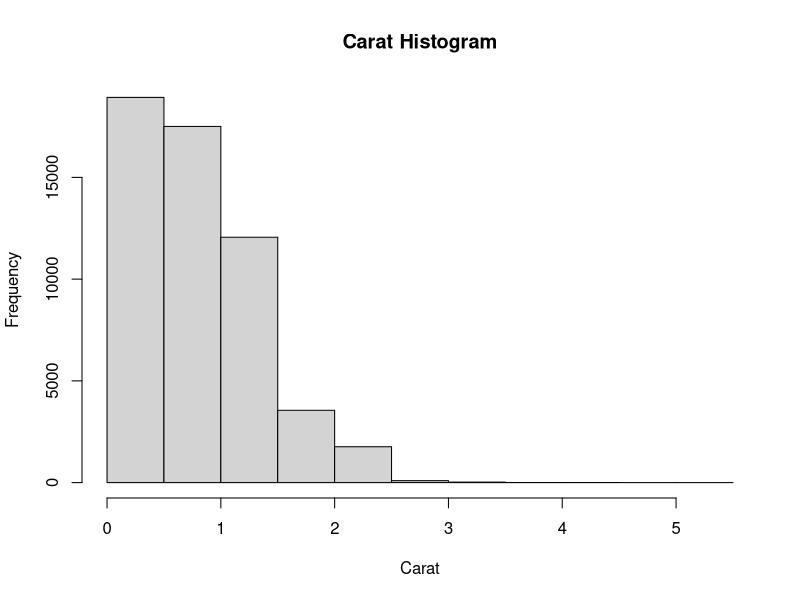
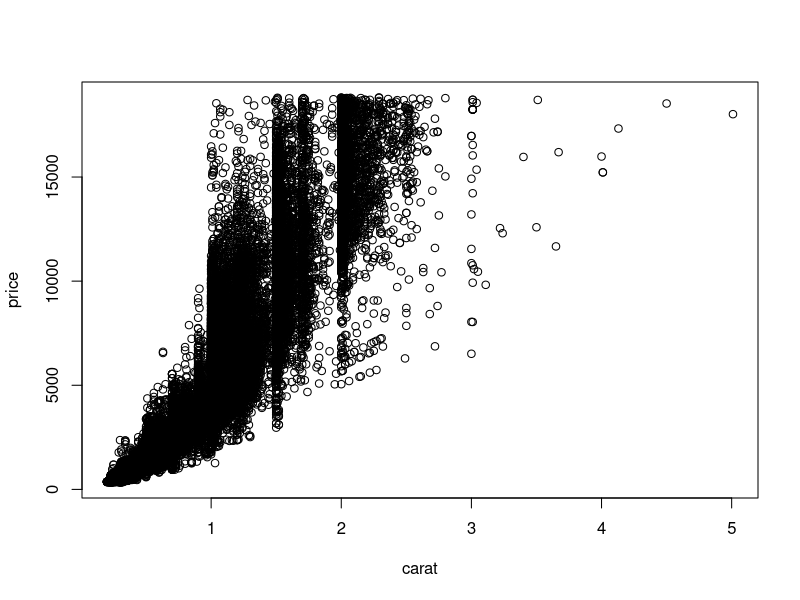
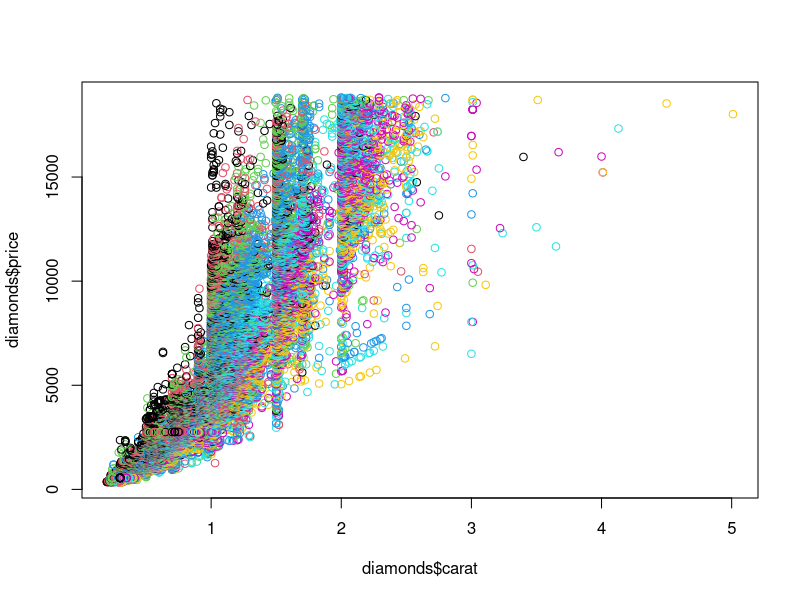
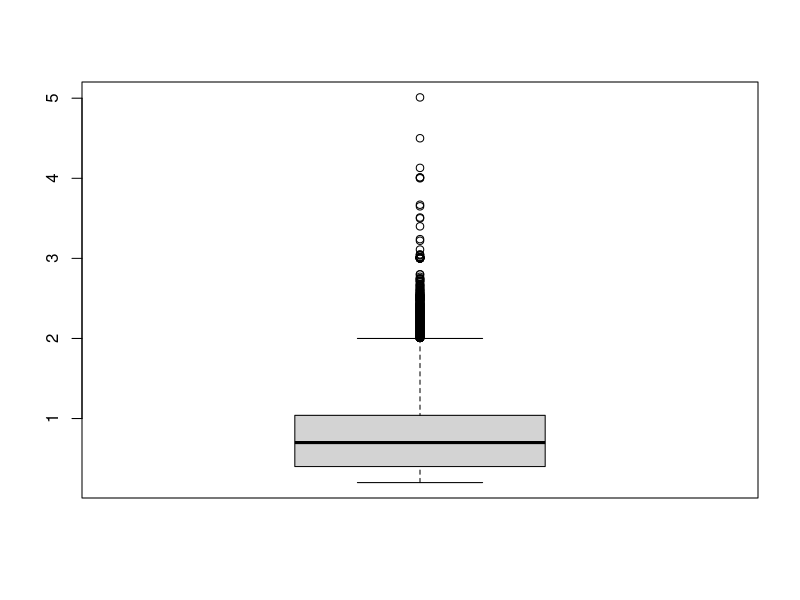
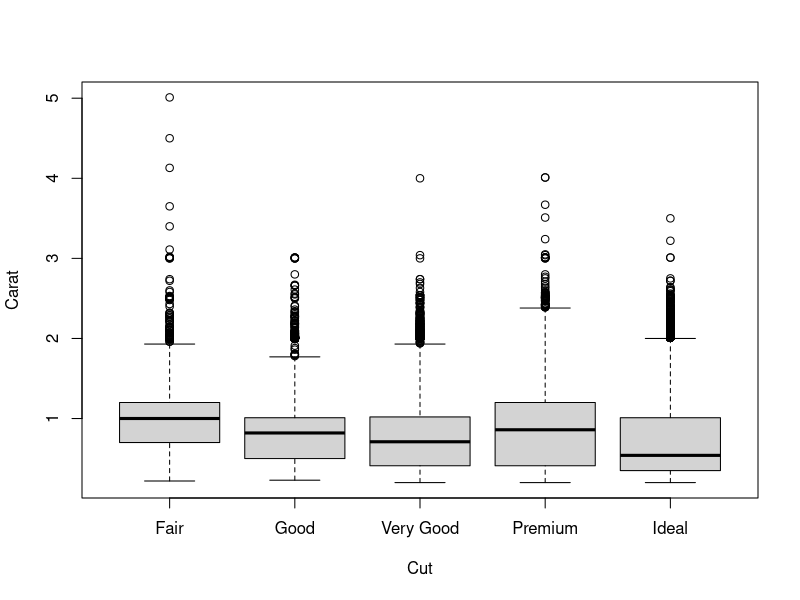
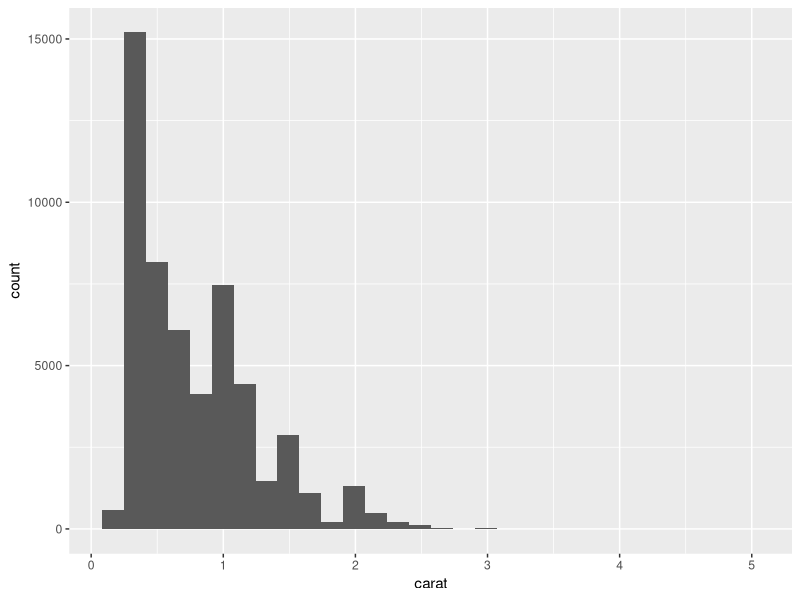
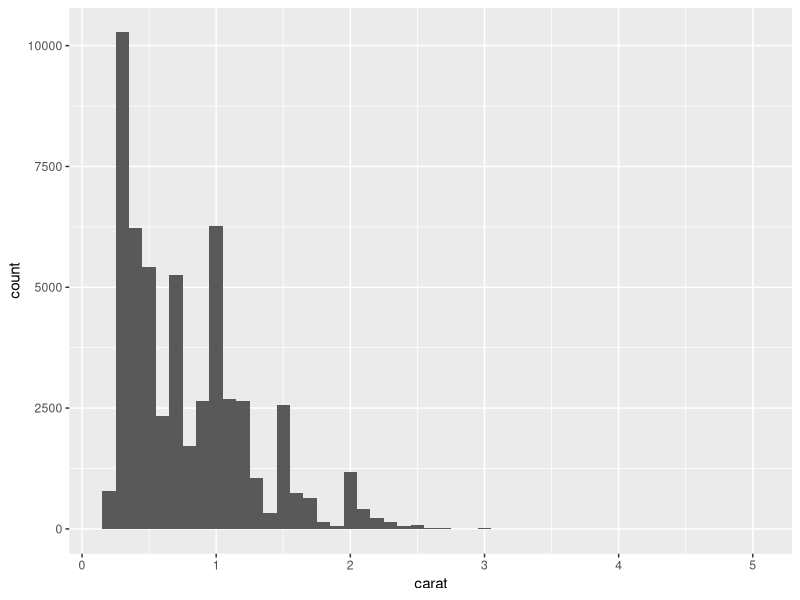
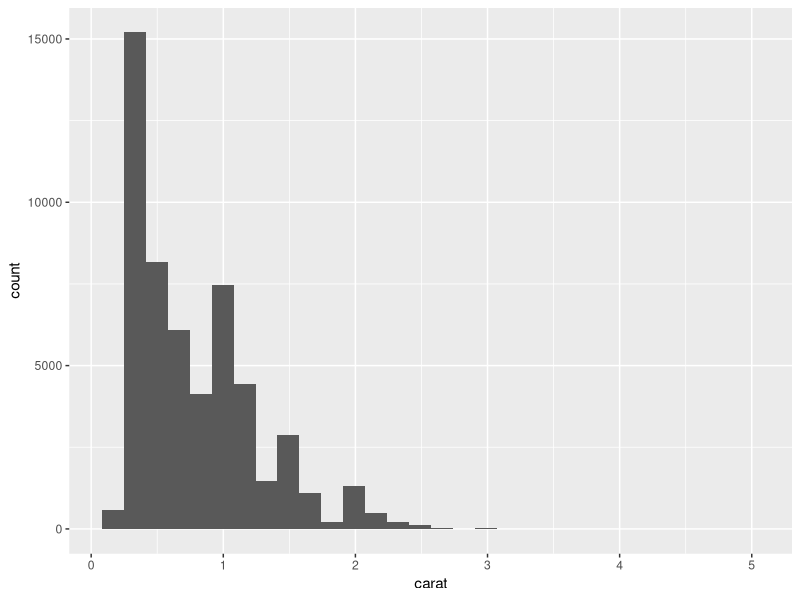

Generate these figures, in order, with R:
##
## Example based on Lander, Chapter 7: Statistical Graphics
##
library(ggplot2)
data(diamonds)
head(diamonds)

hist(diamonds$carat, main="Carat Histogram", xlab = "Carat")
plot(price ~ carat, data=diamonds)
plot(diamonds$carat, diamonds$price, col=diamonds$color)

boxplot(diamonds$carat)
boxplot(diamonds$carat~diamonds$cut, ylab="Carat", xlab="Cut")

## Now with ggplot2
ggplot(data=diamonds) + geom_histogram(aes(x=carat))
ggplot(data=diamonds) + geom_histogram(aes(x=carat), binwidth = 0.1)
ggplot(data=diamonds, aes(x=carat)) + geom_histogram()
ggplot(data=diamonds) + geom_density(aes(x=carat), fill="grey50")

ggplot(data=diamonds) + aes(x=carat, y=price) + geom_point()
g <- ggplot(data = diamonds, aes(x=carat, y=price))
g + geom_point(aes(color=color))

g + geom_point(aes(color=color)) + facet_wrap(~color)
g + geom_point(aes(color=color)) + facet_grid(cut ~ clarity)

ggplot(data = diamonds, aes(y=carat, x=1)) + geom_boxplot()
ggplot(data = diamonds, aes(y=carat, x=cut)) + geom_boxplot()

ggplot(data = diamonds, aes(y=carat, x=cut)) + geom_violin()
ggplot(data = diamonds, aes(y=carat, x=cut)) + geom_violin() + geom_point()
ggplot(data = diamonds, aes(y=carat, x=cut)) + geom_point() + geom_violin() 

## Sort factor color by frequency
data("diamonds")
( colorTab <- table(diamonds$color) )
diamonds$color <- reorder(diamonds$color, rep(-1,length(diamonds$color)), "sum")
( colorTab <- table(diamonds$color) )
ggplot(diamonds, aes(x=color, fill=..count..)) + geom_bar(color="black") 

## Line charts
data(economics)
head(economics)

ggplot(data = economics, aes(x=date, y=pop)) + geom_line(aes(group=1))

library(lubridate)    # may need to be installed
library(scales)
economics$year <- year(economics$date)
economics$month <- month(economics$date, label=TRUE)
econ2000 <- subset(economics, economics$year >= 2000)

ge <- ggplot(data = econ2000, aes(x=month, y=pop))
ge <- ge + geom_line(aes(color=factor(year), group=year))
ge <- ge + scale_color_discrete(name="Year")
ge <- ge + scale_y_continuous(labels=comma)
ge <- ge + labs(title="Population Growth", x="Month", y="Population")
ge

## Themes
library(ggthemes)    # may need to be installed

gt <- ggplot(data=diamonds, aes(y=price, x=carat)) + geom_point(aes(color=color))
gt + theme_economist() + scale_color_economist()
gt + theme_excel() + scale_color_excel()
gt + theme_tufte()
gt + theme_wsj()
